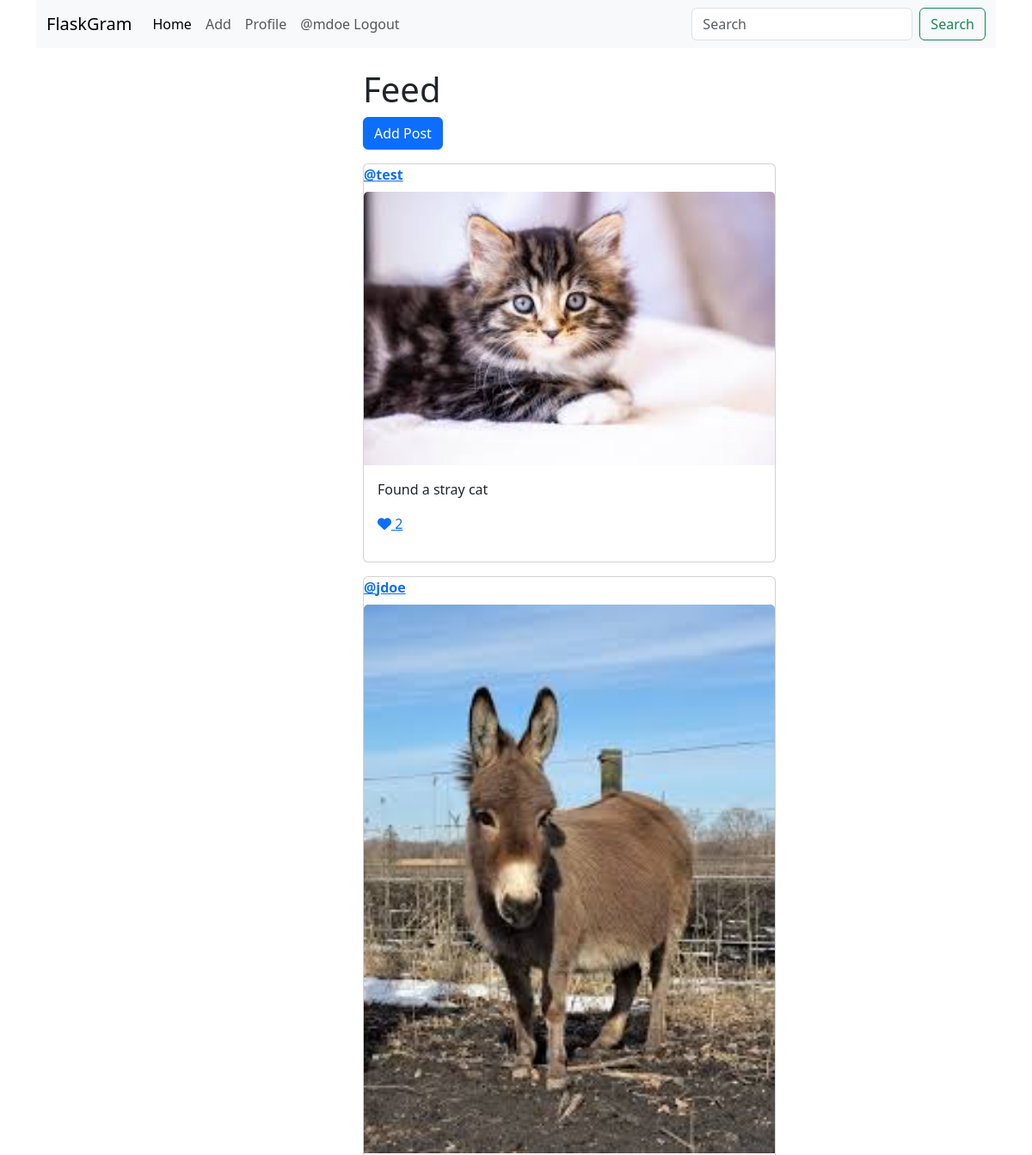
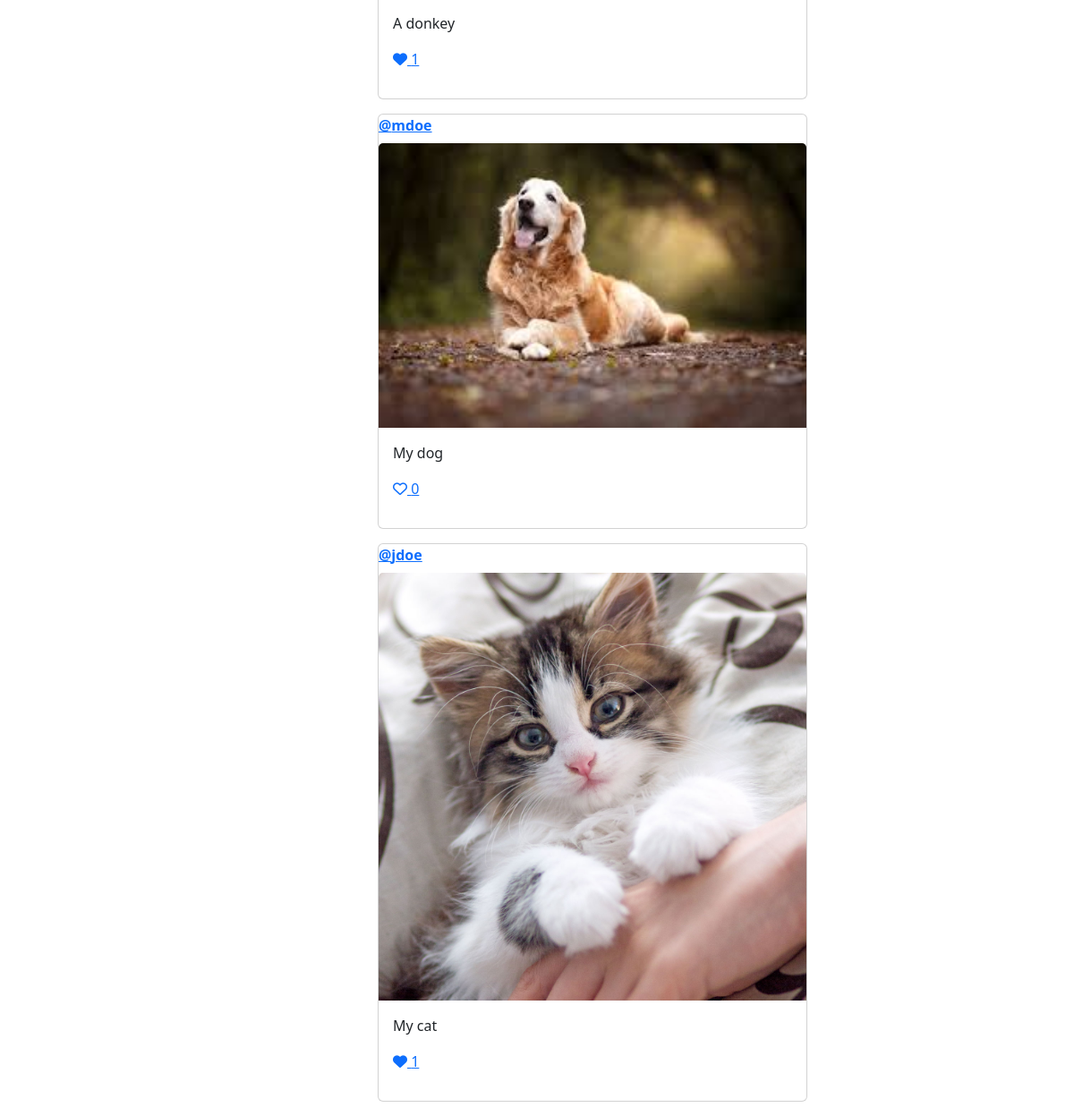
/ (signed in), run on the app's committed database (2 pictures, top to bottom).
### tables this page shows
CREATE TABLE users (
    id INTEGER PRIMARY KEY AUTOINCREMENT,
    username TEXT UNIQUE NOT NULL,
    password TEXT NOT NULL,
    description TEXT, 
    created_at TIMESTAMP NOT NULL
);

CREATE TABLE posts (
    id INTEGER PRIMARY KEY AUTOINCREMENT,
    content TEXT NOT NULL,
    image TEXT NOT NULL,
    created_at TIMESTAMP NOT NULL, 
    users_id INTEGER NOT NULL, likes integer default 0,
    FOREIGN KEY (users_id) REFERENCES users (id) 
);

### app.py (the view)
@app.route('/')
def home():
    db = get_db_connection()
    posts = db.execute("""SELECT p.id, p.content, p.image, p.created_at, u.username, p.users_id, p.likes
                       FROM posts p JOIN users u ON u.id=p.users_id
                       ORDER BY p.created_at DESC""").fetchall()
    return render_template('home.html', posts=posts)

### app.py (called while the page is built)
def get_db_connection():
    if 'db' not in g:
        g.db = sqlite3.connect(app.config['DATABASE'])
        g.db.row_factory = sqlite3.Row
    return g.db

@app.before_request
def load_logged_in_user():
    user_id = session.get('user_id')
    if user_id is None:
        g.user = None
    else:
        db = get_db_connection()
        g.user = db.execute("SELECT * FROM users WHERE id=?", (user_id,)).fetchone()

### templates/home.html
{% extends 'base.html' %}
{% block content %}
    <div class="row">
        <div class="col-md-4 mx-auto">
            <h1>Feed</h1>
            {% if g.user %}
            <div>
                <a href="/create"><button type="button" class="btn btn-primary mb-3">Add Post</button></a>
            </div>
            {% endif %}
            {% for row in posts %}
                <div class="card mb-3" style="width: 30rem;">
                    <b class="mb-2"><a href="/user/{{ row['users_id'] }}">@{{ row['username'] }}</a></b>
                    <a href="/post/{{ row['id'] }}">
                    <img src="/static/uploads/{{ row['image'] }}" class="card-img-top" alt="...">
                    </a>
                <div class="card-body">
                    <p class="card-text">{{ row['content'] }}</p>
                    <p>{% if g.user %}<a href="/like/{{ row['id'] }}">{% endif %}
                    {% if row['likes'] > 0 %}
                    <i class="fa-solid fa-heart"></i>
                    {% else %}
                    <i class="fa-regular fa-heart"></i>
                    {% endif %}
                    {{ row['likes'] }}
                    {% if g.user %}</a>{% endif %}</p>
                </div>
                </div>
            {% endfor %}
        </div>
    </div>
{% endblock %}

### templates/base.html (shortened to what this page needs)
<!DOCTYPE html>
<html lang="en">
<head>
    <link href="https://cdn.jsdelivr.net/npm/bootstrap@5.3.6/dist/css/bootstrap.min.css" rel="stylesheet">
    <link rel="stylesheet" href="https://cdnjs.cloudflare.com/ajax/libs/font-awesome/6.7.2/css/all.min.css" />
</head>
<body>
    <div class="container">
        <nav class="navbar navbar-expand-lg bg-body-tertiary">
            <div class="container-fluid">
                <a class="navbar-brand" href="#">FlaskGram</a>
                <div class="collapse navbar-collapse" id="navbarSupportedContent">
                <ul class="navbar-nav me-auto mb-2 mb-lg-0">
                    <li class="nav-item">
                    <a class="nav-link active" aria-current="page" href="/">Home</a>
                    </li>
                    {% if g.user %}
                    <li class="nav-item">
                    <a class="nav-link" href="/create">Add</a>
                    </li>
                    <li class="nav-item">
                    <a class="nav-link" href="/profile">Profile</a>
                    </li>
                    <li class="nav-item">
                    <a class="nav-link" href="/logout">@{{ g.user['username'] }} Logout</a>
                    </li>
                    {% endif %}
                </ul>
                <form class="d-flex" role="search" action="/search" method="post">
                    <input name="search_term" class="form-control me-2"
                    type="search" placeholder="Search" aria-label="Search" />
                    <button class="btn btn-outline-success" type="submit">Search</button>
                </form>
                </div>
            </div>
        </nav>
        <div class="mt-4">
            {% block content %}{% endblock %}
        </div>
    </div>
</body>
</html>

### data on the page
users: user.username "mdoe"
posts: username "test", image (picture), content "Found a stray cat", likes "2"
posts: username "jdoe", image (picture), content "A donkey", likes "1"
posts: username "mdoe", image (picture), content "My dog", likes "0"
posts: username "jdoe", image (picture), content "My cat", likes "1"
